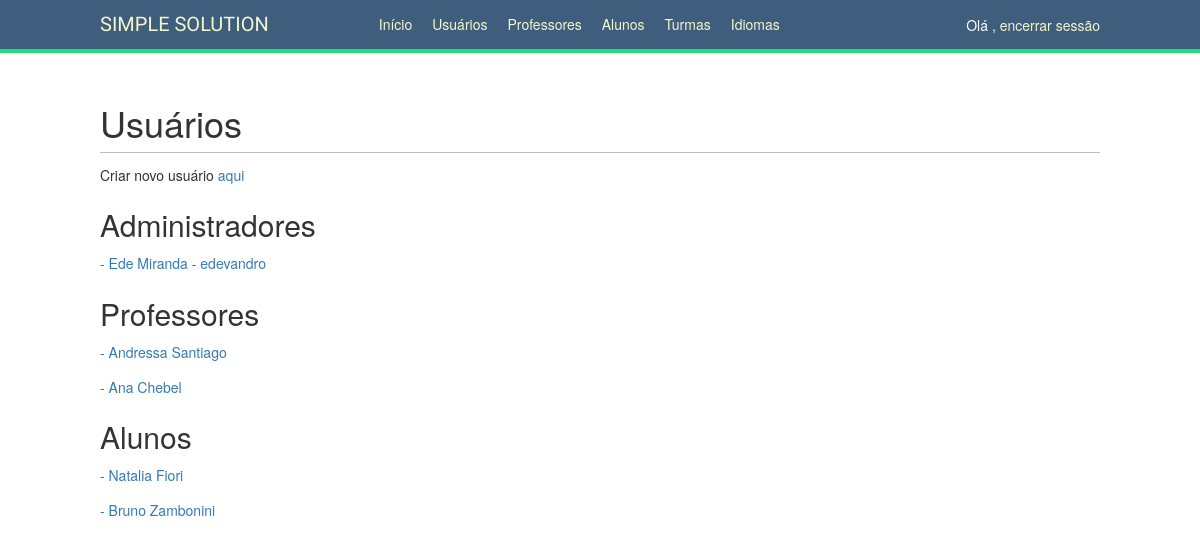
The app's page /account/users/ (signed in) with its own data.
### school/models.py (models this page shows, shortened)
class Professor(models.Model):
    profile = models.OneToOneField(Profile,
                                   on_delete=models.PROTECT,
                                   primary_key=True)
    code = models.CharField(max_length=25, blank=True, auto_created=True, verbose_name='Cód')

class Student(models.Model):
    profile = models.OneToOneField(Profile,
                                   on_delete=models.PROTECT,
                                   primary_key=True)
    code = models.CharField(max_length=25, blank=False, auto_created=True,verbose_name='Cód')
    careers = models.ManyToManyField(Career, blank=True)

### account/models.py (models this page shows)
class Profile(models.Model):
    PROFESSOR = 'PR'
    STUDENT = 'AL'
    ADMIN = 'AD'
    PROFILE_TYPE_CHOICES = (
        (PROFESSOR, 'Professor'),
        (STUDENT, 'Aluno'),
        (ADMIN, 'Admin')
    )
    user = models.OneToOneField(settings.AUTH_USER_MODEL, on_delete=models.PROTECT)
    date_of_birth = models.DateField(blank=True, null=True, help_text='mm/dd/yy', verbose_name='Data nascimento')
    address = models.CharField(max_length=255, blank=True, verbose_name='Endereço')
    phone = models.CharField(max_length=255, blank=True, verbose_name='Telefone')
    created = models.DateTimeField(auto_now_add=True, verbose_name='Data criação')
    profile_type = models.CharField(
        max_length=2,
        choices=PROFILE_TYPE_CHOICES, verbose_name='Tipo de usuário'
    )
    def __str__(self):
        return '{} {}'.format(self.user.first_name, self.user.last_name)

### account/views.py (the view)
@staff_member_required
def user_list(request):
    admins = User.objects.filter(is_active=True, is_staff=True)
    admins_with_profile = []
    for admin in admins:
        if hasattr(admin, 'profile'):
            admins_with_profile.append(admin)
    professors = Professor.objects.all()
    students = Student.objects.all()
    return render(request, 'account/user/list.html', {'section': 'users',
                                                      'admins': admins_with_profile,
                                                      'professors': professors,
                                                      'students': students})

### account/templates/account/user/list.html (shortened to what this page needs)
{% extends "base.html" %}
{% block content %}
    <h1>Usuários</h1>
    <p>Criar novo usuário <a href="{% url "register" %}">aqui</a></p>
    <div id="people-list">
        {% if  admins %}
            <h2>Administradores</h2>
            {% for user in admins %}
                <div class="user">
                    <div class="info">
                        <p class="title">
                            {% if user.profile %}
                                <a href="{% url "admin_detail" user.pk %}">- {{ user.get_full_name }} - {{ user.username }}</a>
                            {% endif %}
                        </p>
                    </div>
                </div>
            {% endfor %}
        {% endif %}
        {% if  professors %}
            <h2>Professores</h2>
            {% for user in professors %}
                <div class="user">
                    <div class="info">
                        <p class="title"><a href="{% url "professor_detail" user.pk %}">- {{ user.profile }}</a></p>
                    </div>
                </div>
            {% endfor %}
        {% endif %}
        {% if  students %}
            <h2>Alunos</h2>
            {% for user in students %}
                <div class="user">
                    <div class="info">
                        <p class="title"><a href={% url "student_detail" user.pk %}>- {{ user.profile }}</a></p>
                    </div>
                </div>
            {% endfor %}
        {% endif %}
    </div>
{% endblock %}

### account/static/css/base.css (style rules this page uses)
body { margin:0; padding:0; font-family:helvetica, sans-VITRif; }
p { line-height: 1.8; }
a { color:#120a8f; text-decoration:none; }
h1, h2, h3, h4, h5 , h6 { font-family: 'Muli', sans-VITRif; font-weight:normal; }
h1 { border-bottom:1px solid #bbb; padding:0 0 10px 0; margin:10px 0 20px 0; }
h2 { margin:30px 0 20px; }

### records on screen
Professor: profile "Andressa Santiago"
Professor: profile "Ana Chebel"
Student: profile "Natalia Fiori"
Student: profile "Bruno Zambonini"

### other values on screen
{{ user.get_full_name }} "Ede Miranda"
{{ user.username }} "edevandro"
